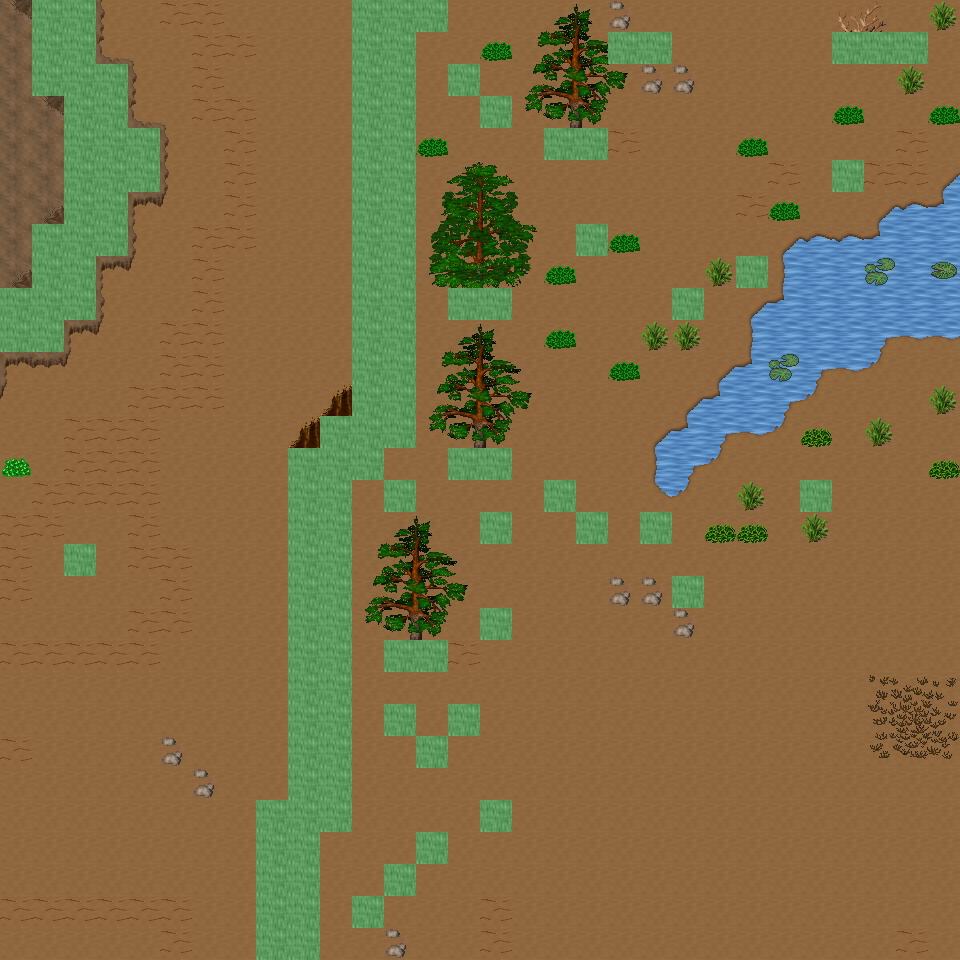

Below is a game level as drawn by its tile map, then a one-line description and the .tmx that defines it (tile-layer data replaced by summaries):
An orthogonal 30x30 tile map with 32x32 px tiles, 6 tile layers (Ground, Object, Object2, Above, ...), 57 tilesets and 7 objects (7x mapExit).

<map version="1.0" orientation="orthogonal" renderorder="right-down" width="30" height="30" tilewidth="32" tileheight="32" nextobjectid="8">
  <tileset firstgid="1" name="tileset_ground_ground" tilewidth="32" tileheight="32" tilecount="33" columns="3">
    <image source="../drawable/tileset_ground_ground.png" width="96" height="352" />
  </tileset>
  <tileset firstgid="34" name="tileset_ground_ice_ice" tilewidth="32" tileheight="32" tilecount="3" columns="3">
    <image source="../drawable/tileset_ground_ice_ice.png" width="96" height="32" />
  </tileset>
  <tileset firstgid="37" name="tileset_ground_indoor_brown_hole" tilewidth="32" tileheight="32" tilecount="56" columns="7">
    <image source="../drawable/tileset_ground_indoor_brown_hole.png" width="224" height="256" />
  </tileset>
  <tileset firstgid="93" name="tileset_ground_earth_edges" tilewidth="32" tileheight="32" tilecount="18" columns="6">
    <image source="../drawable/tileset_ground_earth_edges.png" width="192" height="96" />
  </tileset>
  <tileset firstgid="111" name="tileset_ground_rock_pebbles" tilewidth="32" tileheight="32" tilecount="3" columns="1">
    <image source="../drawable/tileset_ground_rock_pebbles.png" width="32" height="96" />
  </tileset>
  <tileset firstgid="114" name="tileset_item_corpse_huge_animal" tilewidth="32" tileheight="32" tilecount="16" columns="2">
    <image source="../drawable/tileset_item_corpse_huge_animal.png" width="64" height="256" />
  </tileset>
  <tileset firstgid="130" name="tileset_plant_flower_daisy_white" tilewidth="32" tileheight="32" tilecount="8" columns="2">
    <image source="../drawable/tileset_plant_flower_daisy_white.png" width="64" height="128" />
  </tileset>
  <tileset firstgid="138" name="tileset_ground_ridge_earth_dark" tilewidth="32" tileheight="32" tilecount="96" columns="12">
    <image source="../drawable/tileset_ground_ridge_earth_dark.png" width="384" height="256" />
  </tileset>
  <tileset firstgid="234" name="tileset_ground_grass_edges" tilewidth="32" tileheight="32" tilecount="36" columns="12">
    <image source="../drawable/tileset_ground_grass_edges.png" width="384" height="96" />
  </tileset>
  <tileset firstgid="270" name="tileset_ground_ridge_ice_2" tilewidth="32" tileheight="32" tilecount="42" columns="7">
    <image source="../drawable/tileset_ground_ridge_ice_2.png" width="224" height="192" />
  </tileset>
  <tileset firstgid="312" name="tileset_ground_ice_glacier" tilewidth="32" tileheight="32" tilecount="1" columns="1">
    <image source="../drawable/tileset_ground_ice_glacier.png" width="32" height="32" />
  </tileset>
  <tileset firstgid="313" name="tileset_plant_bush_large_brown" tilewidth="32" tileheight="32" tilecount="9" columns="3">
    <image source="../drawable/tileset_plant_bush_large_brown.png" width="96" height="96" />
  </tileset>
  <tileset firstgid="322" name="tileset_ground_ridge_ice" tilewidth="32" tileheight="32" tilecount="42" columns="7">
    <image source="../drawable/tileset_ground_ridge_ice.png" width="224" height="192" />
  </tileset>
  <tileset firstgid="364" name="tileset_plant_bush_various_small" tilewidth="32" tileheight="32" tilecount="9" columns="3">
    <image source="../drawable/tileset_plant_bush_various_small.png" width="96" height="96" />
  </tileset>
  <tileset firstgid="373" name="tileset_ground_rock_rocks_2" tilewidth="32" tileheight="32" tilecount="4" columns="2">
    <image source="../drawable/tileset_ground_rock_rocks_2.png" width="64" height="64" />
  </tileset>
  <tileset firstgid="377" name="tileset_ground_brown_2" tilewidth="32" tileheight="32" tilecount="2" columns="1">
    <image source="../drawable/tileset_ground_brown_2.png" width="32" height="64" />
  </tileset>
  <tileset firstgid="379" name="tileset_plant_bush_large_green" tilewidth="32" tileheight="32" tilecount="9" columns="3">
    <image source="../drawable/tileset_plant_bush_large_green.png" width="96" height="96" />
  </tileset>
  <tileset firstgid="388" name="tileset_plant_grasses" tilewidth="32" tileheight="32" tilecount="6" columns="3">
    <image source="../drawable/tileset_plant_grasses.png" width="96" height="64" />
  </tileset>
  <tileset firstgid="394" name="tileset_furniture_table_long_side_on_pale" tilewidth="32" tileheight="32" tilecount="3" columns="3">
    <image source="../drawable/tileset_furniture_table_long_side_on_pale.png" width="96" height="32" />
  </tileset>
  <tileset firstgid="397" name="tileset_item_blood_nsew_stains" tilewidth="32" tileheight="32" tilecount="4" columns="2">
    <image source="../drawable/tileset_item_blood_nsew_stains.png" width="64" height="64" />
  </tileset>
  <tileset firstgid="401" name="tileset_item_blood_floor_stains_2" tilewidth="32" tileheight="32" tilecount="4" columns="2">
    <image source="../drawable/tileset_item_blood_floor_stains_2.png" width="64" height="64" />
  </tileset>
  <tileset firstgid="405" name="tileset_item_statue_grey_stone" tilewidth="32" tileheight="32" tilecount="4" columns="2">
    <image source="../drawable/tileset_item_statue_grey_stone.png" width="64" height="64" />
  </tileset>
  <tileset firstgid="409" name="tileset_item_statue_cross" tilewidth="32" tileheight="32" tilecount="1" columns="1">
    <image source="../drawable/tileset_item_statue_cross.png" width="32" height="32" />
  </tileset>
  <tileset firstgid="410" name="tileset_item_button_gold" tilewidth="32" tileheight="32" tilecount="2" columns="2">
    <image source="../drawable/tileset_item_button_gold.png" width="64" height="32" />
  </tileset>
  <tileset firstgid="412" name="tileset_ground_rock_green_crystal" tilewidth="32" tileheight="32" tilecount="9" columns="3">
    <image source="../drawable/tileset_ground_rock_green_crystal.png" width="96" height="96" />
  </tileset>
  <tileset firstgid="421" name="tileset_item_statue_metal_and_stone" tilewidth="32" tileheight="32" tilecount="6" columns="3">
    <image source="../drawable/tileset_item_statue_metal_and_stone.png" width="96" height="64" />
  </tileset>
  <tileset firstgid="427" name="tileset_ground_ladder_horizontal_pale" tilewidth="32" tileheight="32" tilecount="3" columns="1">
    <image source="../drawable/tileset_ground_ladder_horizontal_pale.png" width="32" height="96" />
  </tileset>
  <tileset firstgid="430" name="tileset_building_fence_fence_chunky" tilewidth="32" tileheight="32" tilecount="21" columns="3">
    <image source="../drawable/tileset_building_fence_fence_chunky.png" width="96" height="224" />
  </tileset>
  <tileset firstgid="451" name="tileset_plant_bush_bushes" tilewidth="32" tileheight="32" tilecount="10" columns="5">
    <image source="../drawable/tileset_plant_bush_bushes.png" width="160" height="64" />
  </tileset>
  <tileset firstgid="461" name="tileset_item_blood_floor_stain" tilewidth="32" tileheight="32" tilecount="1" columns="1">
    <image source="../drawable/tileset_item_blood_floor_stain.png" width="32" height="32" />
  </tileset>
  <tileset firstgid="462" name="tileset_item_corpse_skull_dark" tilewidth="32" tileheight="32" tilecount="2" columns="2">
    <image source="../drawable/tileset_item_corpse_skull_dark.png" width="64" height="32" />
  </tileset>
  <tileset firstgid="464" name="tileset_logic_creature_human" tilewidth="32" tileheight="32" tilecount="5" columns="5">
    <image source="../drawable/tileset_logic_creature_human.png" width="160" height="32" />
  </tileset>
  <tileset firstgid="469" name="tileset_logic_creature_elemental" tilewidth="32" tileheight="32" tilecount="16" columns="8">
    <image source="../drawable/tileset_logic_creature_elemental.png" width="256" height="64" />
  </tileset>
  <tileset firstgid="485" name="tileset_logic_creature_undead" tilewidth="32" tileheight="32" tilecount="16" columns="8">
    <image source="../drawable/tileset_logic_creature_undead.png" width="256" height="64" />
  </tileset>
  <tileset firstgid="501" name="tileset_logic_item_sheepfood" tilewidth="32" tileheight="32" tilecount="1" columns="1">
    <image source="../drawable/tileset_logic_item_sheepfood.png" width="32" height="32" />
  </tileset>
  <tileset firstgid="502" name="tileset_logic_creature_sheep" tilewidth="32" tileheight="32" tilecount="1" columns="1">
    <image source="../drawable/tileset_logic_creature_sheep.png" width="32" height="32" />
  </tileset>
  <tileset firstgid="503" name="tileset_logic_collision" tilewidth="32" tileheight="32" tilecount="1" columns="1">
    <image source="../drawable/tileset_logic_collision.png" width="32" height="32" />
  </tileset>
  <tileset firstgid="504" name="tileset_plant_tree_taller_trees" tilewidth="32" tileheight="32" tilecount="32" columns="8">
    <image source="../drawable/tileset_plant_tree_taller_trees.png" width="256" height="128" />
  </tileset>
  <tileset firstgid="536" name="tileset_building_wall_int_clay" tilewidth="32" tileheight="32" tilecount="100" columns="10">
    <image source="../drawable/tileset_building_wall_int_clay.png" width="320" height="320" />
  </tileset>
  <tileset firstgid="636" name="tileset_plant_tree_pine_tree" tilewidth="32" tileheight="32" tilecount="20" columns="4">
    <image source="../drawable/tileset_plant_tree_pine_tree.png" width="128" height="160" />
  </tileset>
  <tileset firstgid="656" name="tileset_plant_tree_pine_tree_1" tilewidth="32" tileheight="32" tilecount="20" columns="4">
    <image source="../drawable/tileset_plant_tree_pine_tree_1.png" width="128" height="160" />
  </tileset>
  <tileset firstgid="676" name="tileset_plant_stump_hollow_logs" tilewidth="32" tileheight="32" tilecount="6" columns="3">
    <image source="../drawable/tileset_plant_stump_hollow_logs.png" width="96" height="64" />
  </tileset>
  <tileset firstgid="682" name="tileset_plant_stump_small_stump" tilewidth="32" tileheight="32" tilecount="4" columns="2">
    <image source="../drawable/tileset_plant_stump_small_stump.png" width="64" height="64" />
  </tileset>
  <tileset firstgid="686" name="tileset_plant_stump_stump_snow1" tilewidth="32" tileheight="32" tilecount="2" columns="2">
    <image source="../drawable/tileset_plant_stump_stump_snow1.png" width="64" height="32" />
  </tileset>
  <tileset firstgid="688" name="tileset_plant_stump_stump_snow" tilewidth="32" tileheight="32" tilecount="2" columns="2">
    <image source="../drawable/tileset_plant_stump_stump_snow.png" width="64" height="32" />
  </tileset>
  <tileset firstgid="690" name="tileset_building_decoration_rocks" tilewidth="32" tileheight="32" tilecount="6" columns="3">
    <image source="../drawable/tileset_building_decoration_rocks.png" width="96" height="64" />
  </tileset>
  <tileset firstgid="696" name="tileset_ground_rock_rocks" tilewidth="32" tileheight="32" tilecount="4" columns="2">
    <image source="../drawable/tileset_ground_rock_rocks.png" width="64" height="64" />
  </tileset>
  <tileset firstgid="700" name="tileset_ground_grass_corners" tilewidth="32" tileheight="32" tilecount="24" columns="6">
    <image source="../drawable/tileset_ground_grass_corners.png" width="192" height="128" />
  </tileset>
  <tileset firstgid="724" name="tileset_plant_lily_pads" tilewidth="32" tileheight="32" tilecount="2" columns="1">
    <image source="../drawable/tileset_plant_lily_pads.png" width="32" height="64" />
  </tileset>
  <tileset firstgid="726" name="tileset_plant_tree_snow_on_pine" tilewidth="32" tileheight="32" tilecount="20" columns="4">
    <image source="../drawable/tileset_plant_tree_snow_on_pine.png" width="128" height="160" />
  </tileset>
  <tileset firstgid="746" name="tileset_ground_stonecircle" tilewidth="32" tileheight="32" tilecount="81" columns="9">
    <image source="../drawable/tileset_ground_stonecircle.png" width="288" height="288" />
  </tileset>
  <tileset firstgid="827" name="tileset_object_rotating_crystal" tilewidth="32" tileheight="32" tilecount="48" columns="8">
    <image source="../drawable/tileset_object_rotating_crystal.png" width="256" height="192" />
  </tileset>
  <tileset firstgid="875" name="tileset_light_white_1x1" tilewidth="32" tileheight="32" tilecount="1" columns="1">
    <image source="../drawable/tileset_light_white_1x1.png" width="32" height="32" />
  </tileset>
  <tileset firstgid="876" name="tileset_light_light_5x5" tilewidth="32" tileheight="32" tilecount="25" columns="5">
    <image source="../drawable/tileset_light_light_5x5.png" width="160" height="160" />
  </tileset>
  <tileset firstgid="901" name="tileset_logic_creature_fowl" tilewidth="32" tileheight="32" tilecount="6" columns="6">
    <image source="../drawable/tileset_logic_creature_fowl.png" width="192" height="32" />
  </tileset>
  <tileset firstgid="907" name="tileset_building_wall_int_sandstone" tilewidth="32" tileheight="32" tilecount="15" columns="3">
    <image source="../drawable/tileset_building_wall_int_sandstone.png" width="96" height="160" />
  </tileset>
  <tileset firstgid="922" name="tileset_logic_creature_animal" tilewidth="32" tileheight="32" tilecount="32" columns="8">
    <image source="../drawable/tileset_logic_creature_animal.png" width="256" height="128" />
  </tileset>
  <layer name="Ground" width="30" height="30">
    <data>[900 cells, 900 non-empty, 3 distinct tile ids]</data>
  </layer>
  <layer name="Object" width="30" height="30">
    <data>[900 cells, 295 non-empty, 68 distinct tile ids]</data>
  </layer>
  <layer name="Object2" width="30" height="30">
    <data>[900 cells, 0 non-empty, 0 distinct tile ids]</data>
  </layer>
  <layer name="Above" width="30" height="30">
    <data>[900 cells, 72 non-empty, 36 distinct tile ids]</data>
  </layer>
  <layer name="Above2" width="30" height="30">
    <data>[900 cells, 0 non-empty, 0 distinct tile ids]</data>
  </layer>
  <layer name="Walkable" width="30" height="30">
    <data>[900 cells, 126 non-empty, 1 distinct tile ids]</data>
  </layer>
  <objectgroup name="MapEvents">
    <object id="1" name="north" type="mapExit" x="0" y="0" width="32" height="32">
      <properties>
        <property name="map" value="level_0_x72_y8" />
        <property name="x" value="0" />
        <property name="y" value="28" />
      </properties>
    </object>
    <object id="2" name="north2" type="mapExit" x="96" y="0" width="256" height="32">
      <properties>
        <property name="map" value="level_0_x72_y8" />
        <property name="x" value="3" />
        <property name="y" value="28" />
      </properties>
    </object>
    <object id="3" name="north3" type="mapExit" x="448" y="0" width="512" height="32">
      <properties>
        <property name="map" value="level_0_x72_y8" />
        <property name="x" value="14" />
        <property name="y" value="28" />
      </properties>
    </object>
    <object id="4" name="south" type="mapExit" x="0" y="928" width="256" height="32">
      <properties>
        <property name="map" value="level_0_x72_y10" />
        <property name="x" value="0" />
        <property name="y" value="1" />
      </properties>
    </object>
    <object id="5" name="south2" type="mapExit" x="320" y="928" width="640" height="32">
      <properties>
        <property name="map" value="level_0_x72_y10" />
        <property name="x" value="10" />
        <property name="y" value="1" />
      </properties>
    </object>
    <object id="6" name="west" type="mapExit" x="0" y="0" width="32" height="288">
      <properties>
        <property name="map" value="level_0_x71_y9" />
        <property name="x" value="28" />
        <property name="y" value="0" />
      </properties>
    </object>
    <object id="7" name="west2" type="mapExit" x="0" y="352" width="32" height="608">
      <properties>
        <property name="map" value="level_0_x71_y9" />
        <property name="x" value="28" />
        <property name="y" value="11" />
      </properties>
    </object>
  </objectgroup>
</map>
